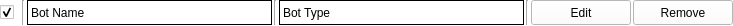
<?xml version="1.0" encoding="UTF-8"?>
<ui version="4.0">
 <class>RobotItemWidget</class>
 <widget class="QWidget" name="RobotItemWidget">
  <property name="geometry">
   <rect>
    <x>0</x>
    <y>0</y>
    <width>733</width>
    <height>26</height>
   </rect>
  </property>
  <property name="windowTitle">
   <string>Setup New Robot</string>
  </property>
  <property name="styleSheet">
   <string notr="true">background-color: rgb(255, 255, 255);
color: rgb(0, 0, 0);</string>
  </property>
  <layout class="QGridLayout" name="gridLayout" rowstretch="0">
   <property name="leftMargin">
    <number>0</number>
   </property>
   <property name="topMargin">
    <number>0</number>
   </property>
   <property name="rightMargin">
    <number>0</number>
   </property>
   <property name="bottomMargin">
    <number>0</number>
   </property>
   <property name="horizontalSpacing">
    <number>0</number>
   </property>
   <property name="verticalSpacing">
    <number>6</number>
   </property>
   <item row="0" column="0">
    <layout class="QHBoxLayout" name="modelLayout">
     <property name="spacing">
      <number>2</number>
     </property>
     <property name="sizeConstraint">
      <enum>QLayout::SetFixedSize</enum>
     </property>
     <item>
      <widget class="QCheckBox" name="robotCheckBox">
       <property name="sizePolicy">
        <sizepolicy hsizetype="Minimum" vsizetype="Fixed">
         <horstretch>0</horstretch>
         <verstretch>0</verstretch>
        </sizepolicy>
       </property>
       <property name="maximumSize">
        <size>
         <width>20</width>
         <height>25</height>
        </size>
       </property>
       <property name="text">
        <string/>
       </property>
       <property name="checked">
        <bool>true</bool>
       </property>
      </widget>
     </item>
     <item>
      <widget class="Line" name="line">
       <property name="orientation">
        <enum>Qt::Vertical</enum>
       </property>
      </widget>
     </item>
     <item>
      <widget class="QLabel" name="botNameLabel">
       <property name="maximumSize">
        <size>
         <width>16777215</width>
         <height>25</height>
        </size>
       </property>
       <property name="frameShape">
        <enum>QFrame::Box</enum>
       </property>
       <property name="text">
        <string>Bot Name</string>
       </property>
      </widget>
     </item>
     <item>
      <widget class="Line" name="line_2">
       <property name="orientation">
        <enum>Qt::Vertical</enum>
       </property>
      </widget>
     </item>
     <item>
      <widget class="QLabel" name="botTypeLabel">
       <property name="maximumSize">
        <size>
         <width>16777215</width>
         <height>25</height>
        </size>
       </property>
       <property name="frameShape">
        <enum>QFrame::Box</enum>
       </property>
       <property name="text">
        <string>Bot Type</string>
       </property>
      </widget>
     </item>
     <item>
      <widget class="Line" name="line_3">
       <property name="orientation">
        <enum>Qt::Vertical</enum>
       </property>
      </widget>
     </item>
     <item>
      <widget class="QPushButton" name="editButton">
       <property name="maximumSize">
        <size>
         <width>100</width>
         <height>25</height>
        </size>
       </property>
       <property name="text">
        <string>Edit</string>
       </property>
      </widget>
     </item>
     <item>
      <widget class="QPushButton" name="removeButton">
       <property name="maximumSize">
        <size>
         <width>100</width>
         <height>25</height>
        </size>
       </property>
       <property name="text">
        <string>Remove</string>
       </property>
      </widget>
     </item>
    </layout>
   </item>
  </layout>
 </widget>
 <resources/>
 <connections/>
</ui>
